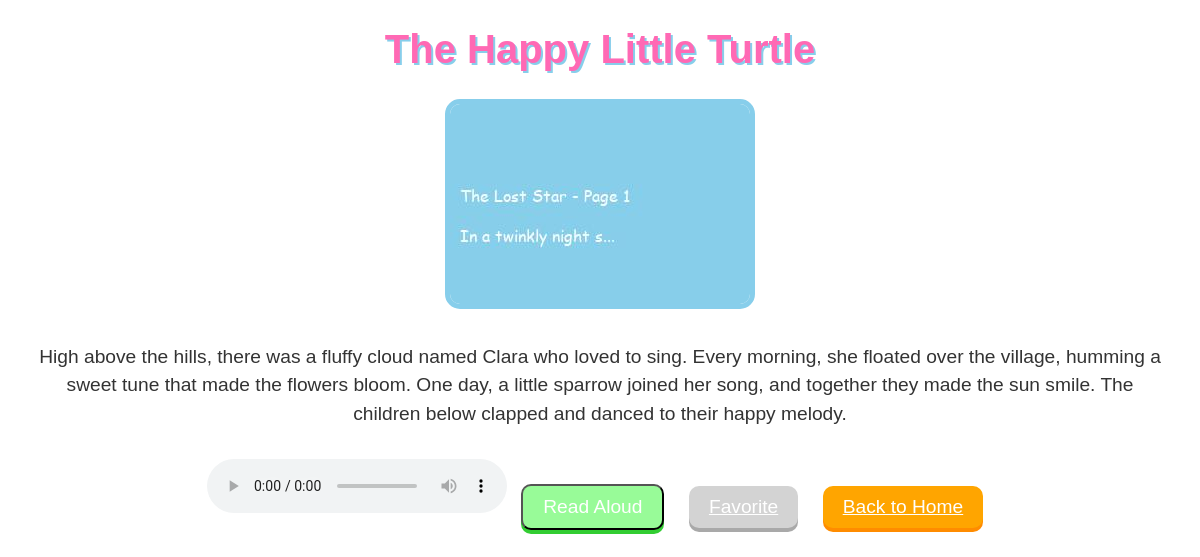
Page /stories/3/ on the earlier database version.
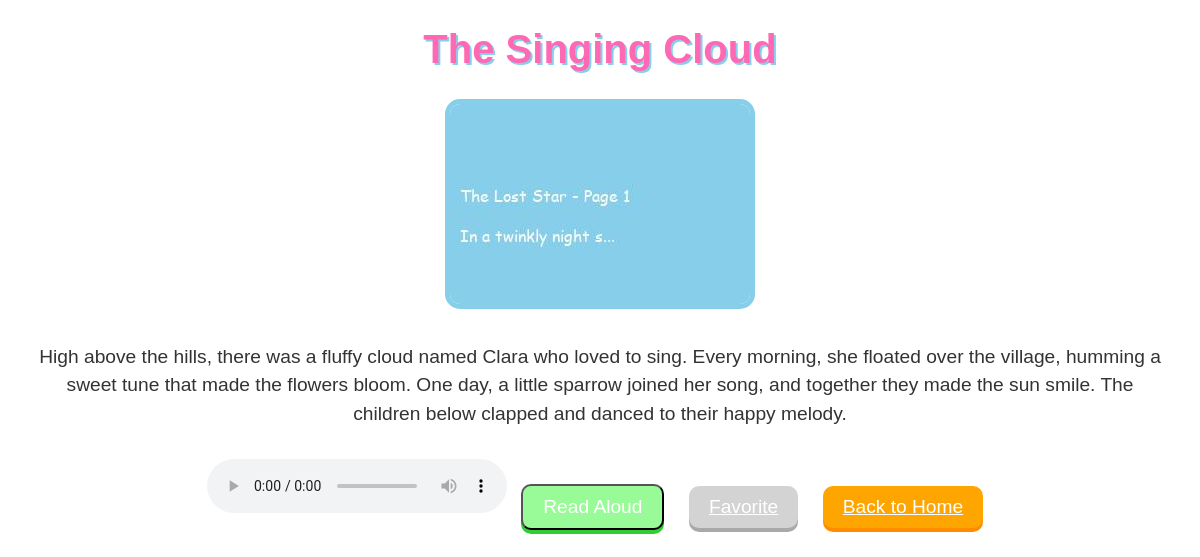
Same page on the later database version.
### stories/models.py (models this page shows, shortened)
class Story(models.Model):
    title = models.CharField(max_length=100)
    content = models.TextField()
    image = models.ImageField(upload_to='story_images/', blank=True, null=True)
    created_at = models.DateTimeField(auto_now_add=True)
    is_favorite = models.BooleanField(default=False)

### stories/views.py (the view)
# urls.py: path('<int:story_id>/', views.story_detail, name='story_detail'),
def story_detail(request, story_id):
    story = Story.objects.get(id=story_id)
    audio_path = f"media/audio/{story_id}.mp3"
    if not os.path.exists(audio_path):
        engine = pyttsx3.init()
        engine.setProperty('rate', 110)
        engine.setProperty('volume', 0.9)
        voices = [
            'HKEY_LOCAL_MACHINE\SOFTWARE\Microsoft\Speech\Voices\Tokens\TTS_MS_EN-US_ZIRA_11.0',
            'HKEY_LOCAL_MACHINE\SOFTWARE\Microsoft\Speech\Voices\Tokens\TTS_MS_EN-US_DAVID_11.0'
        ]
        engine.setProperty('voice', random.choice(voices))
        engine.save_to_file(story.content, audio_path)
        engine.runAndWait()
    context = {
        'story': story,
        'audio_url': f"/media/audio/{story_id}.mp3",
    }
    return render(request, 'stories/story_detail.html', context)

### stories/templates/stories/story_detail.html (shortened to what this page needs)
<!DOCTYPE html>
<html>
<head>
</head>
<body>
    <h1>{{ story.title }}</h1>
    {% if story.image %}
        <img id="story-image" src="{{ story.image.url }}" alt="{{ story.title }}">
    {% endif %}
    <p>{{ story.content }}</p>
    <audio id="story-audio" controls>
        <source src="{{ audio_url }}" type="audio/mp3">
    </audio>
    <button class="read-aloud-btn" onclick="playAudio()">Read Aloud</button>
    <a href="{% url 'toggle_favorite' story.id %}" class="favorite-btn">
        {% if story.is_favorite %}Unfavorite{% else %}Favorite{% endif %}
    </a>
    <a href="{% url 'story_list' %}" class="home-btn">Back to Home</a>
</body>
</html>

Differences in the rows shown:
changed Story: title "The Happy Little Turtle" → "The Singing Cloud"
